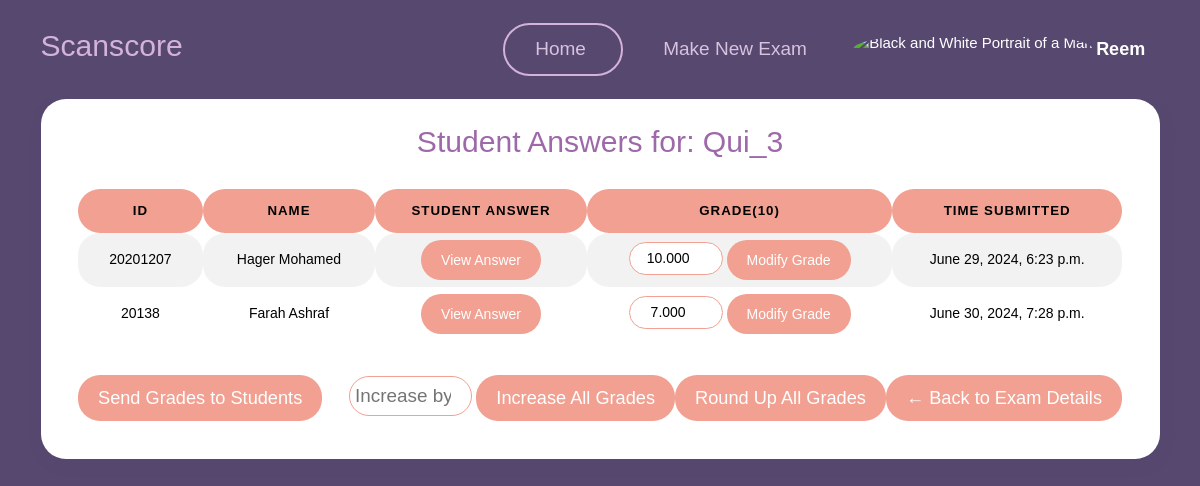
Page /teacher/exam/25/view_submissions/ (signed in) on the committed database.
### myapp/models.py (models this page shows)
class User(AbstractUser):
    userType = models.CharField(max_length=10, choices=[('teacher', 'Teacher'), ('student', 'Student')])

class Exam(models.Model):
    name = models.CharField(max_length=100)
    teacher = models.ForeignKey(User, on_delete=models.CASCADE)
    question= models.TextField(max_length=10000)
    model_answer = models.TextField(max_length=10000)
    keywordsList = models.TextField(max_length=10000,null=True,blank=True)
    is_active = models.BooleanField(default=False)
    time_created = models.DateTimeField(auto_now_add=True)
    time_updated = models.DateTimeField(auto_now=True)
    ocr_graded = models.BooleanField(default=False)

class ExamSubmission(models.Model):
    exam = models.ForeignKey(Exam, on_delete=models.CASCADE,related_name='submissions') #related name is used to access the submissions of a particular exam
    student = models.ForeignKey(User, on_delete=models.CASCADE,related_name='submissions') #related name is used to access the submissions of a particular student
    student_answer = models.TextField(max_length=10000)
    score = models.DecimalField(max_digits=5, decimal_places=3, validators=[MaxValueValidator(10.000)])
    time_submitted = models.DateTimeField(auto_now_add=True)
    is_graded = models.BooleanField(default=False)
    is_approved = models.BooleanField(default=False) #If the teacher approves the grade , this will be set to true and then the student can see the grade

class Student(User):
    student_id = models.CharField(max_length=20, unique=True)

### myapp/views.py (the view)
# urls.py: path('teacher/exam/<int:exam_id>/view_submissions/', views.view_submissions, name='view_submissions'),
@login_required
def view_submissions(request, exam_id):
    exam = get_object_or_404(Exam, pk=exam_id, teacher=request.user)
    submissions = ExamSubmission.objects.filter(exam=exam)
    is_graded = all(submission.is_graded for submission in submissions)
    if not submissions.exists():
        messages.info(request, "No submissions found.")
        return render (request, 'myapp/teacher/view_submissions.html', {'submissions': submissions, 'exam': exam})
    if is_graded:
        print("All submissions are graded , so redirecting to view_grades")
        return render(request, 'myapp/teacher/view_grades.html', {'submissions': submissions, 'exam': exam})
    else:
        print("Submissions are not graded , so redirecting to view_submissions")
        return render(request, 'myapp/teacher/view_submissions.html', {'submissions': submissions, 'exam': exam})

### templates/myapp/teacher/view_grades.html (shortened to what this page needs)
{% load static %}
<!DOCTYPE html>
<html lang="en">
<head>
    <link href="{% static 'vendor/datatables/dataTables.bootstrap4.min.css' %}" rel="stylesheet">
    <link href="{% static 'vendor/aos/aos.css' %}" rel="stylesheet">
    <link href="{% static 'vendor/bootstrap/css/bootstrap.min.css' %}" rel="stylesheet">
    <link href="{% static 'vendor/bootstrap-icons/bootstrap-icons.css' %}" rel="stylesheet">
    <link href="{% static 'vendor/boxicons/css/boxicons.min.css' %}" rel="stylesheet">
    <link href="{% static 'vendor/glightbox/css/glightbox.min.css' %}" rel="stylesheet">
    <link href="{% static 'vendor/remixicon/remixicon.css' %}" rel="stylesheet">
    <link href="{% static 'vendor/swiper/swiper-bundle.min.css' %}" rel="stylesheet">
    <link href="{% static 'css/style.css' %}" rel="stylesheet">
    <link href="{% static 'assets/css/bootstrap.min.css' %}" rel="stylesheet">
    <link href="{% static 'assets/css/plugins.min.css' %}" rel="stylesheet">
    <link href="{% static 'assets/css/kaiadmin.min.css' %}" rel="stylesheet">
</head>
<body>
    <header id="header">
        <div class="container align-items-center justify-content-between">
            <h1 class="me-auto"><a href="{% url 'teacher_dashboard' %}" style="color: #d4b3db;">Scanscore</a></h1>
            <nav id="navbar" class="navbar order-last order-lg-0">
                <ul>
                    <li><a class="nav-link scrollto Active" href="{% url 'teacher_dashboard' %}" id="home">Home</a>
                    </li>
                    <li><a class="nav-link scrollto" href="{% url 'create_exam' %}" id="makenew">Make New Exam</a></li>
                    <li class="dropdown">
                        <a href="#">
                            <img src="{% static 'img/unknown_user.jpg' %}" class="rounded-circle" height="35"
                                alt="Black and White Portrait of a Man" loading="lazy" />
                            <strong class="d-none d-sm-block ms-1" id="username">{{ user.first_name }}</strong><i
                                class="bi bi-chevron-down"></i>
                        </a>
                    </li>
                </ul>
            </nav>
        </div>
    </header>
    <section class="align-items-center"
        style="font-family: Arial, Helvetica, sans-serif;background-color: transparent; padding: 0 0;">
        <div class="container">
            <div class="justify-content-center" data-aos="fade-up" data-aos-delay="200">
                <div class="card text-black">
                    <h1 style="text-align: center; color: #9e69a9;">Student Answers for: {{ exam.name }}</h1>
                    <div class="card-body">
                        <div class="table-responsive">
                            <table id="basic-datatables" class="display table table-striped table-hover"
                                style="border-radius: 22px !important; text-align: center;">
                                <thead>
                                    <tr>
                                        <th class="style2"> ID</th>
                                        <th class="style2"> Name</th>
                                        <th class="style2"> Student Answer</th>
                                        <th class="style2"> Grade(10)</th>
                                        <th class="style2"> time Submitted</th>
                                    </tr>
                                </thead>
                                <tbody>
                                    {% for submission in submissions %}
                                    <tr>
                                        <td class="Border">{{ submission.student.student.student_id }}</td>
                                        <td class="Border">{{ submission.student.student.get_full_name }}</td>
                                        <td class="Border">
                                            <button class="btn btn-primary"
                                                onclick="openModal('{{ submission.student_answer|escapejs }}')">View
                                                Answer</button>
                                        </td class="Border">
                                        <td class="Border">
                                            <form action="{% url 'modify_grade' submission.id %}" method="post">
                                                <input type="number" step="0.001" name="new_grade"
                                                    value="{{ submission.score }}" min="0" max="10"
                                                    style="border-radius: 20px; text-align: center;padding: 5px 5px;border: 1px solid #f1a091;"
                                                    required>
                                                <button type="submit" class="btn btn-info">Modify
                                                    Grade</button>
                                            </form>
                                        </td class="Border">
                                        <td class="Border">{{ submission.time_submitted }}</td>
                                    </tr>
                                    {% endfor %}
                                </tbody>
                            </table>
                        </div>
                        <div class="d-flex justify-content-between" style="text-align: right; margin-top: 2%;">
                            <form style="text-align: right;" action="{% url 'approve_grades' exam.id %}" method="post">
                                <button type="submit" class="btn btn-success">Send Grades to Students</button>
                            </form>
                            <form action="{% url 'increase_grades' exam.id %}" method="post" style="text-align: right;">
                                <input type="number" name="increase_by" placeholder="Increase by..."
                                    style="font-size: 135%;border-radius: 22px;width: 35%;padding: 5px 5px;border: 1px solid #f1a091;"
                                    required>
                                <button type="submit" class="btn btn-success">Increase All Grades</button>
                            </form>
                            <form action="{% url 'round_grades' exam.id %}" method="post" style="text-align: right;">
                                <button type="submit" class="btn btn-success">Round Up All Grades</button>
                            </form>
                            <a href="{% url 'view_exam_teacher' exam.id %}" class="btn btn-success"
                                style="padding-bottom: 0%;">← Back to Exam
                                Details</a>
                        </div>
                    </div>
                </div>
            </div>
        </div>
    </section>
</body>
</html>

### Scanscore/static/css/style.css (style rules this page uses)
body { font-family: "Open Sans", sans-serif; background: #574870 !important; }
:root { --background-color: #ffffff; --background-color-rgb: 255, 255, 255; --default-color: #444444; --default-color-rgb: 68, 68, 68; --heading-color: #9e69a9; --heading-color-rgb: 55, 81, 126; --accent-color: #9e69a9; --accent-color-rgb: 71, 178, 228; --contrast-color: #ffffff; --contrast-color-rgb: 255, 255, 255; }
#home { color: #d9c2de; width: 120px; border-radius: 50px; font-size: 19px; }
#makenew { color: #d9c2de; font-size: 19px; width: 190px; margin-left: 10px; border-radius: 50px; }
#header { background-color: transparent; }
#header .container { display: flex; justify-content: center; align-items: center; height: 100%; }
#username { font-size: 18px; }
.Active { border: 2px solid #d4b3db !important; }
a { text-decoration: none; }
#header { transition: all 0.5s; z-index: 997; padding: 15px 0; }
.navbar { padding: 0; }
.navbar ul { margin: 0; padding: 0; display: flex; list-style: none; align-items: center; }
.navbar li { position: relative; }
.navbar a, .navbar a:focus { display: flex; align-items: center; justify-content: space-between; padding: 10px 0 10px 30px; font-size: 15px; font-weight: 500; color: #fff; white-space: nowrap; transition: 0.3s; }
.navbar a i, .navbar a:focus i { font-size: 12px; line-height: 0; margin-left: 5px; }
section { padding: 60px 0; overflow: hidden; }

### templates/myapp/teacher/view_grades.html (style rules this page uses)
#header { background-color: transparent; }
#header .container { display: flex; justify-content: center; align-items: center; height: 100%; }
.card { padding: 20px; border-radius: 25px; }
.btn { display: inline-block; padding: 10px 20px; margin-bottom: 0; font-size: 14px; font-weight: 400; line-height: 1.42857143; text-align: center; white-space: nowrap; vertical-align: middle; cursor: pointer; border: none; border-radius: 22px; color: white !important; background-color: #f1a091 !important; }
.btn-success { border-color: #f1a091; font-size: 130%; }
.Border { border-radius: 22px !important; }
.table>tbody>tr>td { padding-top: 7px !important; padding-bottom: 7px !important; }
.Active { border: 2px solid #d4b3db !important; }
.style2 { background-color: #f1a091 !important; border-radius: 22px !important; }

### rows in the picture
User: first_name "Reem"
Exam: name "Qui_3"
ExamSubmission: student.student.student_id "20201207", student.student.get_full_name "Hager Mohamed", new_grade "10.000", time_submitted "June 29, 2024, 6:23 p.m."
ExamSubmission: student.student.student_id "20138", student.student.get_full_name "Farah Ashraf", new_grade "7.000", time_submitted "June 30, 2024, 7:28 p.m."
